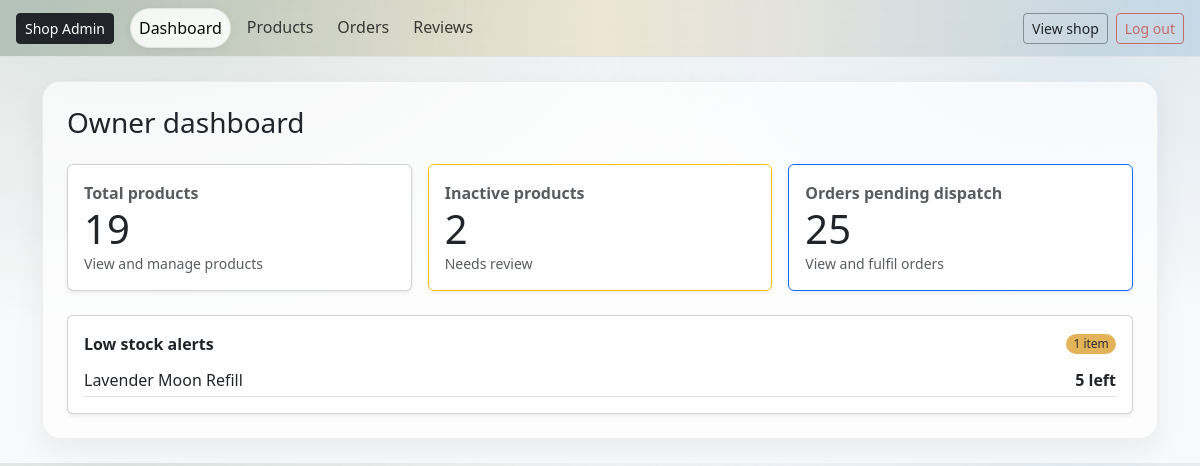
The app's page /owner/dashboard/ (signed in), older data.
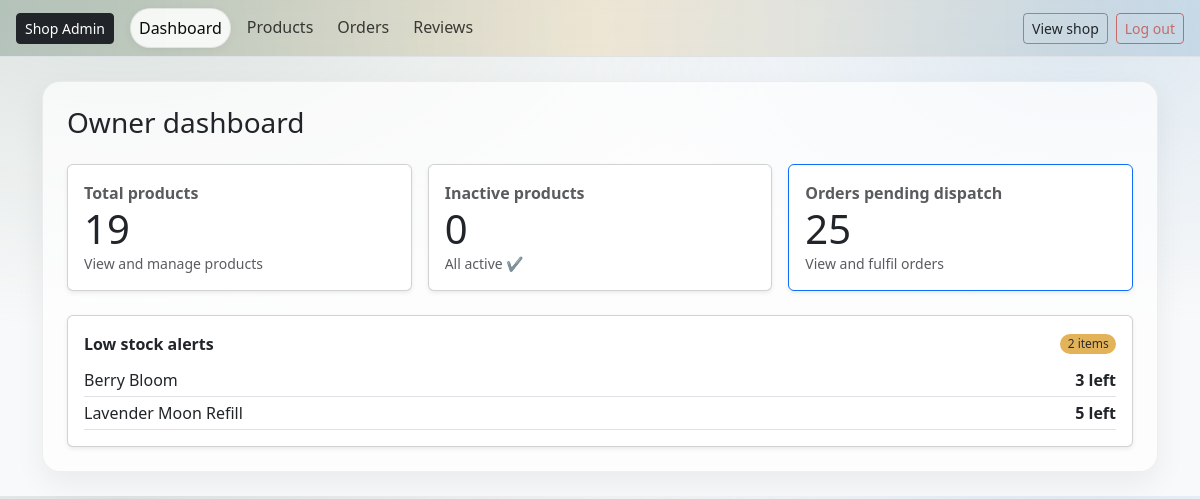
The same page, newer data.
### catalog/models.py (models this page shows, shortened)
class Product(models.Model):
    title = models.CharField(max_length=160)
    slug = models.SlugField(max_length=180, unique=True, blank=True)
    description = models.TextField(blank=True)
    scent = models.CharField(max_length=50, help_text="e.g. Lavender, Citrus")
    weight_g = models.PositiveIntegerField(help_text="Net weight in grams")
    price = models.DecimalField(max_digits=6, decimal_places=2)
    stock_qty = models.PositiveIntegerField(default=0)
    active = models.BooleanField(default=True)
    created_at = models.DateTimeField(auto_now_add=True)
    tags = models.CharField(
        max_length=250,
        blank=True,
        help_text="Comma-separated tags, e.g. winter, woody, refillable"
    )
    class Meta:
        ordering = ["title"]

### owner/views.py (the view)
# urls.py: path("dashboard/", views.dashboard, name="owner_dashboard"),
@staff_member_required
def dashboard(request):
    low_qs = Product.objects.filter(
        active=True,
        stock_qty__lte=settings.LOW_STOCK_THRESHOLD
    ).order_by("stock_qty", "title")
    return render(request, "owner/dashboard.html", {
        "product_count": Product.objects.count(),
        "inactive_count": Product.objects.filter(
            active=False).count(),
        "pending_orders": Order.objects.filter(
            status=Order.PENDING).count(),
        "low_stock_count": low_qs.count(),
        "low_stock": low_qs[:10],
        "LOW_STOCK_THRESHOLD": settings.LOW_STOCK_THRESHOLD,
    })

### cart/context_processors.py (called while the page is built)
def cart_count(request):
    cart = get_or_create_cart(request)
    try:
        count = sum(i.qty for i in cart.items.all())
    except Exception:
        count = 0
    return {"cart_count": count}

### cart/utils.py (called while the page is built)
def get_or_create_cart(request):
    if not request.session.session_key:
        request.session.create()
    request.session.set_expiry(60 * 60 * 24 * 14)
    session_key = request.session.session_key
    if request.user.is_authenticated:
        cart, created = Cart.objects.get_or_create(
            user=request.user,
            defaults={"session_key": session_key},
        )
        if not cart.session_key:
            cart.session_key = session_key
            cart.save(update_fields=["session_key"])
        return cart
    cart, _ = Cart.objects.get_or_create(user=None, session_key=session_key)
    return cart

### owner/templates/owner/dashboard.html
{% extends "owner/base_owner.html" %}
{% load static %}
{% block content %}
<h1 class="h3 mb-4">Owner dashboard</h1>
<div class="row g-3">
  <div class="col-md-4">
    <a href="{% url 'owner:owner_products' %}" class="text-decoration-none text-dark">
      <div class="card p-3 h-100 shadow-sm">
        <div class="fw-semibold text-muted">Total products</div>
        <div class="display-6">{{ product_count }}</div>
        <small class="text-muted">View and manage products</small>
      </div>
    </a>
  </div>
  <div class="col-md-4">
    <a href="{% url 'owner:owner_products' %}" class="text-decoration-none text-dark">
      <div class="card p-3 h-100 shadow-sm {% if inactive_count %}border-warning{% endif %}">
        <div class="fw-semibold text-muted">Inactive products</div>
        <div class="display-6">
          {{ inactive_count }}
        </div>
        <small class="text-muted">
          {% if inactive_count %}
            Needs review
          {% else %}
            All active ✔
          {% endif %}
        </small>
      </div>
    </a>
  </div>
  <div class="col-md-4">
    <a href="{% url 'owner:owner_orders' %}" class="text-decoration-none text-dark">
      <div class="card p-3 h-100 shadow-sm {% if pending_orders %}border-primary{% endif %}">
        <div class="fw-semibold text-muted">Orders pending dispatch</div>
        <div class="display-6">{{ pending_orders }}</div>
        <small class="text-muted">View and fulfil orders</small>
      </div>
    </a>
  </div>
</div>
<div class="card p-3 mt-4 shadow-sm">
  <div class="d-flex justify-content-between align-items-center mb-2">
    <div class="fw-semibold">Low stock alerts</div>
    {% if low_stock_count %}
      <span class="badge text-bg-warning">
        {{ low_stock_count }} item{{ low_stock_count|pluralize }}
      </span>
    {% else %}
      <span class="badge text-bg-success">All good</span>
    {% endif %}
  </div>
  <ul class="list-unstyled mb-0">
    {% for p in low_stock %}
      <li class="d-flex justify-content-between py-1 border-bottom">
        <span>{{ p.title }}</span>
        <span class="fw-semibold">{{ p.stock_qty }} left</span>
      </li>
    {% empty %}
      <li class="text-muted py-2">
        🎉 No low-stock items — everything is healthy
      </li>
    {% endfor %}
  </ul>
</div>
{% endblock content %}

### owner/templates/owner/base_owner.html (shortened to what this page needs)
{% load static %}
<!doctype html>
<html lang="en">
<head>
  <link href="https://cdn.jsdelivr.net/npm/bootstrap@5.3.3/dist/css/bootstrap.min.css" rel="stylesheet">
  <link rel="stylesheet" href="{% static 'css/base-admin.css' %}">
</head>
<body class="bb-admin">
  <nav class="navbar navbar-expand-lg bb-admin-nav border-bottom sticky-top">
    <div class="container-fluid px-3">
      {% if request.user.is_authenticated and request.user.is_staff %}
      <a href="{% url 'owner:owner_dashboard' %}" class="btn btn-sm btn-dark me-3">
        Shop Admin
      </a>
    {% else %}
      <a href="{% url 'owner:owner_login' %}?next={% url 'owner:owner_dashboard' %}"
        class="btn btn-sm btn-dark admin-login-btn">
        Shop Admin
      </a>
    {% endif %}
      <div class="collapse navbar-collapse" id="ownerNav">
        {% if request.user.is_authenticated and request.user.is_staff %}
          {% with current=request.resolver_match.url_name %}
          <ul class="navbar-nav me-auto gap-2 mt-3 mt-lg-0">
            <li class="nav-item">
              <a class="nav-link {% if current == 'owner_dashboard' %}active{% endif %}"
                 href="{% url 'owner:owner_dashboard' %}">
                Dashboard
              </a>
            </li>
            <li class="nav-item">
              <a class="nav-link {% if current in 'owner_products owner_product_create owner_product_edit owner_product_images' %}active{% endif %}"
                 href="{% url 'owner:owner_products' %}">
                Products
              </a>
            </li>
            <li class="nav-item">
              <a class="nav-link {% if current in 'owner_orders owner_order_detail' %}active{% endif %}"
                 href="{% url 'owner:owner_orders' %}">
                Orders
              </a>
            </li>
            <li class="nav-item">
              <a class="nav-link {% if current in 'owner_reviews owner_review_detail' %}active{% endif %}"
                href="{% url 'owner:owner_reviews' %}">
                Reviews
              </a>
            </li>
          </ul>
          <div class="d-flex gap-2 mt-3 mt-lg-0">
            <a class="btn btn-sm btn-outline-dark"
               href="{% url 'catalog:home' %}">
              View shop
            </a>
            <a class="btn btn-sm btn-outline-danger"
               href="{% url 'owner:logout' %}?next=/owner/login/">
              Log out
            </a>
          </div>
          {% endwith %}
        {% endif %}
      </div>
    </div>
  </nav>
  <main class="container py-4">
    <div class="bb-admin-shell p-3 p-md-4">
      {% block content %}{% endblock content %}
    </div>
  </main>
</body>
</html>

### static/css/base-admin.css (style rules this page uses)
:root { --bb-primary: #5f7f6b; --bb-secondary: #8f8a83; --bb-success: #8f8a83; --bb-warning: #e3b35a; --bb-danger: #c46a6a; --bb-info: #7aa6c9; --bb-bg-soft: rgba(255, 255, 255, .85); --bb-border-soft: rgba(0, 0, 0, .08); --bb-shadow-soft: 0 12px 30px rgba(0, 0, 0, .06); --bb-primary: #0a0b0b; --bb-primary-dark: #0a0b0b; --bb-cream: #f6f4f0; --bb-text: #333333; }
body.bb-admin { background: radial-gradient(1200px 600px at 10% 0%, rgba(95, 127, 107, .18), transparent 55%), radial-gradient(900px 500px at 90% 10%, rgba(122, 166, 201, .20), transparent 55%), #f8f9fa; }
.bb-admin-nav { background: linear-gradient( 90deg, rgba(95, 127, 107, .35), rgba(227, 179, 90, .20), rgba(122, 166, 201, .28) ); backdrop-filter: blur(10px); }
.bb-admin-nav .nav-link { border-radius: 999px; padding: .45rem .85rem; color: rgba(0, 0, 0, .74); transition: background-color .15s ease, box-shadow .15s ease, border-color .15s ease, color .15s ease; }
.bb-admin-nav .nav-link.active { background: var(--bb-bg-soft); border: 1px solid var(--bb-border-soft); color: var(--bb-primary); box-shadow: 0 2px 10px rgba(0, 0, 0, .06); }
.bb-admin-shell { background: rgba(255, 255, 255, .70); border: 1px solid rgba(0, 0, 0, .06); border-radius: 18px; box-shadow: var(--bb-shadow-soft); }
.btn-outline-danger { border-color: var(--bb-danger); color: var(--bb-danger); }
.btn-outline-dark { border-color: rgba(0, 0, 0, .35); }
.badge { border-radius: 999px; font-weight: 500; padding: .35em .6em; }
.text-bg-warning { background-color: var(--bb-warning) !important; color: #2d2d2d !important; }

Row changes from the older to the newer data that the page shows:
now on this page (row edited): Product: title "Berry Bloom", stock_qty "3"
Text that changed along with them:
{{ inactive_count }}: "2" → "0"
{{ low_stock_count }}: "1" → "2"
text no longer shown: "Needs review"
text now shown: "All active ✔"
